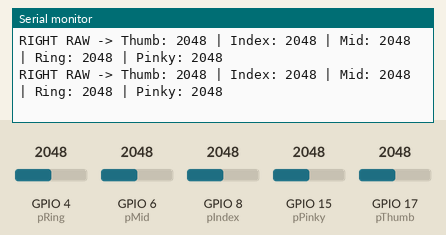
Simulated run of this sketch. Board: ESP32. On the bench: the last lines printed to the serial monitor. The inputs (shaded band) are chosen by the test bench; at power-on: GPIO 4 (pRing) = 2048, GPIO 6 (pMid) = 2048, GPIO 8 (pIndex) = 2048, GPIO 15 (pPinky) = 2048, GPIO 17 (pThumb) = 2048 (analog values on the 0–4095 scale).

Above: at 1.3 s.
1.4 s: GPIO 4 (pRing) set to 2866
At 1.9 s:
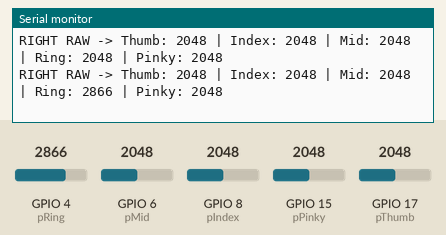
2.9 s: GPIO 6 (pMid) set to 2866
At 3.4 s:
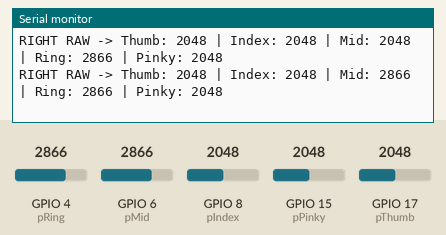
4.4 s: GPIO 8 (pIndex) set to 2866
At 4.9 s:
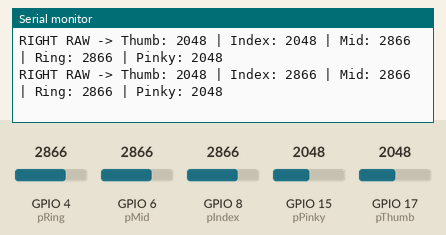
5.9 s: GPIO 15 (pPinky) set to 2866
At 6.4 s:
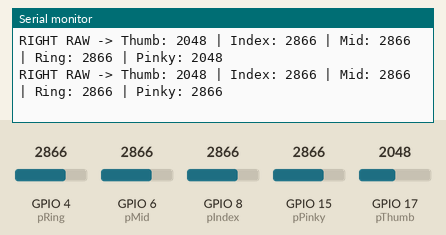
7.4 s: GPIO 17 (pThumb) set to 2866
At 7.9 s:
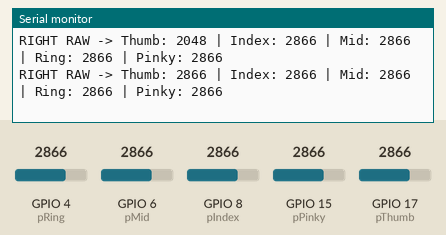
8.9 s: GPIO 4 (pRing) set to 3972
At 9.4 s:
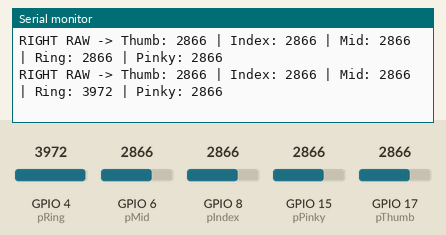
Timing chart, 0 to 11.4 s (numbered marks = the images above; inputs shaded):
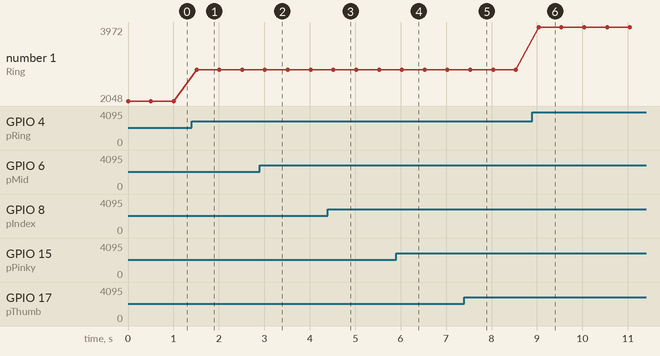

The sketch:

right_raw_test.ino
```cpp
// --- RIGHT HAND PINS ---
const int pThumb = 17;
const int pIndex = 8;
const int pMid   = 6;
const int pRing  = 4;
const int pPinky = 15;

void setup() {
  Serial.begin(115200);
  analogReadResolution(12); // Sets the ESP32 to read from 0 to 4095
  Serial.println("--- RIGHT GLOVE CALIBRATION READY ---");
}

void loop() {
  int r1 = analogRead(pThumb);
  int r2 = analogRead(pIndex);
  int r3 = analogRead(pMid);
  int r4 = analogRead(pRing);
  int r5 = analogRead(pPinky);

  Serial.printf("RIGHT RAW -> Thumb: %d | Index: %d | Mid: %d | Ring: %d | Pinky: %d \n", r1, r2, r3, r4, r5);

  delay(500);
}
```

Measured:
- after the input at 1.4 s, the serial monitor: prints a new line after 0.11 s (image 1)
- after the input at 2.9 s, the serial monitor: prints a new line after 0.11 s (image 2)
- after the input at 4.4 s, the serial monitor: prints a new line after 0.12 s (image 3)
- after the input at 5.9 s, the serial monitor: prints a new line after 0.13 s (image 4)
- after the input at 7.4 s, the serial monitor: prints a new line after 0.13 s (image 5)
- after the input at 8.9 s, the serial monitor: prints a new line after 0.14 s (image 6)
- plotted number 1: 2048 → 2866 after the input at 1.4 s, 2866 → 3972 after the input at 8.9 s
